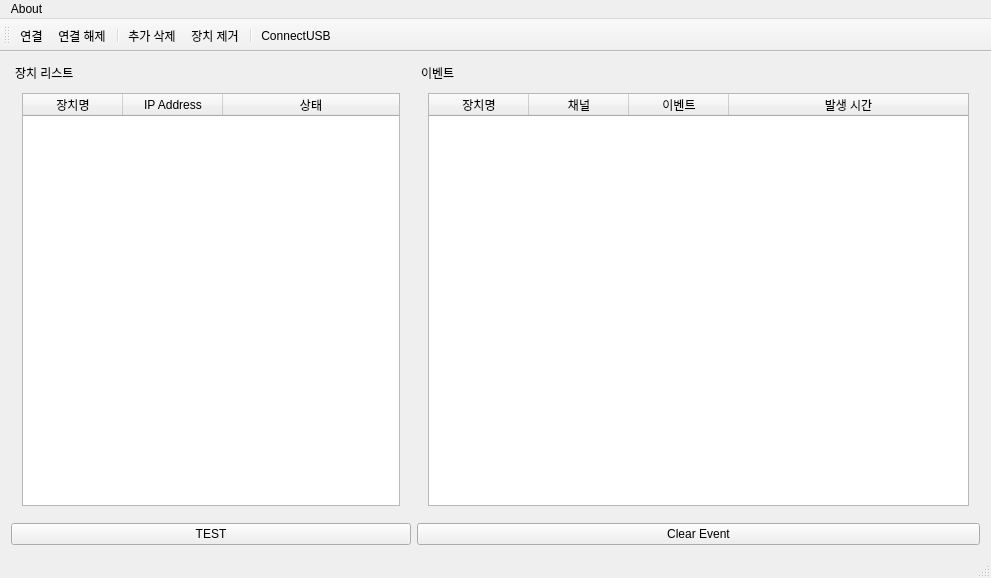
<?xml version="1.0" encoding="UTF-8"?>
<ui version="4.0">
 <class>MainWindow</class>
 <widget class="QMainWindow" name="MainWindow">
  <property name="geometry">
   <rect>
    <x>0</x>
    <y>0</y>
    <width>991</width>
    <height>578</height>
   </rect>
  </property>
  <property name="windowTitle">
   <string>MainWindow</string>
  </property>
  <widget class="QWidget" name="centralWidget">
   <layout class="QGridLayout" name="gridLayout_3">
    <item row="0" column="0">
     <widget class="QDockWidget" name="dockDeviceList">
      <property name="maximumSize">
       <size>
        <width>400</width>
        <height>524287</height>
       </size>
      </property>
      <property name="features">
       <set>QDockWidget::DockWidgetMovable</set>
      </property>
      <property name="windowTitle">
       <string>장치 리스트</string>
      </property>
      <widget class="QWidget" name="dockWidgetContents">
       <layout class="QGridLayout" name="gridLayout">
        <item row="0" column="0">
         <widget class="QTreeWidget" name="treeDeviceList">
          <column>
           <property name="text">
            <string>장치명</string>
           </property>
           <property name="textAlignment">
            <set>AlignCenter</set>
           </property>
          </column>
          <column>
           <property name="text">
            <string>IP Address</string>
           </property>
           <property name="textAlignment">
            <set>AlignCenter</set>
           </property>
          </column>
          <column>
           <property name="text">
            <string>상태</string>
           </property>
           <property name="textAlignment">
            <set>AlignCenter</set>
           </property>
          </column>
         </widget>
        </item>
       </layout>
      </widget>
     </widget>
    </item>
    <item row="0" column="1">
     <widget class="QDockWidget" name="dockEventList">
      <property name="features">
       <set>QDockWidget::DockWidgetMovable</set>
      </property>
      <property name="windowTitle">
       <string>이벤트</string>
      </property>
      <widget class="QWidget" name="dockWidgetContents_2">
       <layout class="QGridLayout" name="gridLayout_2">
        <item row="0" column="0">
         <widget class="QTreeWidget" name="treeEventList">
          <property name="selectionBehavior">
           <enum>QAbstractItemView::SelectRows</enum>
          </property>
          <column>
           <property name="text">
            <string>장치명</string>
           </property>
           <property name="textAlignment">
            <set>AlignCenter</set>
           </property>
          </column>
          <column>
           <property name="text">
            <string>채널</string>
           </property>
           <property name="textAlignment">
            <set>AlignCenter</set>
           </property>
          </column>
          <column>
           <property name="text">
            <string>이벤트</string>
           </property>
           <property name="textAlignment">
            <set>AlignCenter</set>
           </property>
          </column>
          <column>
           <property name="text">
            <string>발생 시간</string>
           </property>
           <property name="textAlignment">
            <set>AlignCenter</set>
           </property>
          </column>
         </widget>
        </item>
       </layout>
      </widget>
     </widget>
    </item>
    <item row="1" column="0">
     <widget class="QPushButton" name="btnTest">
      <property name="text">
       <string>TEST</string>
      </property>
      <property name="icon">
       <iconset>
        <normaloff>:/new/prefix1/image/1495433778_Connect_256x256-32.ico</normaloff>:/new/prefix1/image/1495433778_Connect_256x256-32.ico</iconset>
      </property>
      <property name="iconSize">
       <size>
        <width>16</width>
        <height>16</height>
       </size>
      </property>
     </widget>
    </item>
    <item row="1" column="1">
     <widget class="QPushButton" name="btnClearEvent">
      <property name="text">
       <string>Clear Event</string>
      </property>
     </widget>
    </item>
   </layout>
  </widget>
  <widget class="QMenuBar" name="menuBar">
   <property name="geometry">
    <rect>
     <x>0</x>
     <y>0</y>
     <width>991</width>
     <height>21</height>
    </rect>
   </property>
   <widget class="QMenu" name="menuAbout">
    <property name="title">
     <string>About</string>
    </property>
    <addaction name="actionAbout"/>
   </widget>
   <addaction name="menuAbout"/>
  </widget>
  <widget class="QToolBar" name="mainToolBar">
   <attribute name="toolBarArea">
    <enum>TopToolBarArea</enum>
   </attribute>
   <attribute name="toolBarBreak">
    <bool>false</bool>
   </attribute>
   <addaction name="actionConnect"/>
   <addaction name="actionDisconnect"/>
   <addaction name="separator"/>
   <addaction name="actionDeviceAdd"/>
   <addaction name="actionDeviceDelete"/>
   <addaction name="separator"/>
   <addaction name="actionConnectUSB"/>
  </widget>
  <widget class="QStatusBar" name="statusBar"/>
  <action name="actionConnect">
   <property name="icon">
    <iconset resource="roas_resource.qrc">
     <normaloff>:/icon/image/1495437474_connect_established.png</normaloff>:/icon/image/1495437474_connect_established.png</iconset>
   </property>
   <property name="text">
    <string extracomment="text">연결</string>
   </property>
   <property name="iconText">
    <string extracomment="Connect">연결</string>
   </property>
   <property name="statusTip">
    <string>장비 연결</string>
   </property>
  </action>
  <action name="actionDisconnect">
   <property name="icon">
    <iconset resource="roas_resource.qrc">
     <normaloff>:/icon/image/1495433836_stock_disconnect.ico</normaloff>:/icon/image/1495433836_stock_disconnect.ico</iconset>
   </property>
   <property name="text">
    <string>연결 해제</string>
   </property>
   <property name="statusTip">
    <string>연결 해제</string>
   </property>
  </action>
  <action name="actionDeviceAdd">
   <property name="icon">
    <iconset resource="roas_resource.qrc">
     <normaloff>:/icon/image/1495438874_group_full_add.png</normaloff>:/icon/image/1495438874_group_full_add.png</iconset>
   </property>
   <property name="text">
    <string>DeviceAdd</string>
   </property>
   <property name="iconText">
    <string>추가 삭제</string>
   </property>
   <property name="toolTip">
    <string>추가 삭제</string>
   </property>
   <property name="statusTip">
    <string>장치 추가 삭제</string>
   </property>
  </action>
  <action name="actionDeviceDelete">
   <property name="icon">
    <iconset resource="roas_resource.qrc">
     <normaloff>:/icon/image/1495438886_group_full_remove.png</normaloff>:/icon/image/1495438886_group_full_remove.png</iconset>
   </property>
   <property name="text">
    <string>장치 제거</string>
   </property>
   <property name="statusTip">
    <string>등록된 장치 제거</string>
   </property>
  </action>
  <action name="actionConnectUSB">
   <property name="icon">
    <iconset resource="roas_resource.qrc">
     <normaloff>:/icon/image/usb_connector.png</normaloff>:/icon/image/usb_connector.png</iconset>
   </property>
   <property name="text">
    <string>ConnectUSB</string>
   </property>
  </action>
  <action name="actionAbout">
   <property name="text">
    <string>About</string>
   </property>
  </action>
 </widget>
 <layoutdefault spacing="6" margin="11"/>
 <resources>
  <include location="roas_resource.qrc"/>
 </resources>
 <connections/>
</ui>
